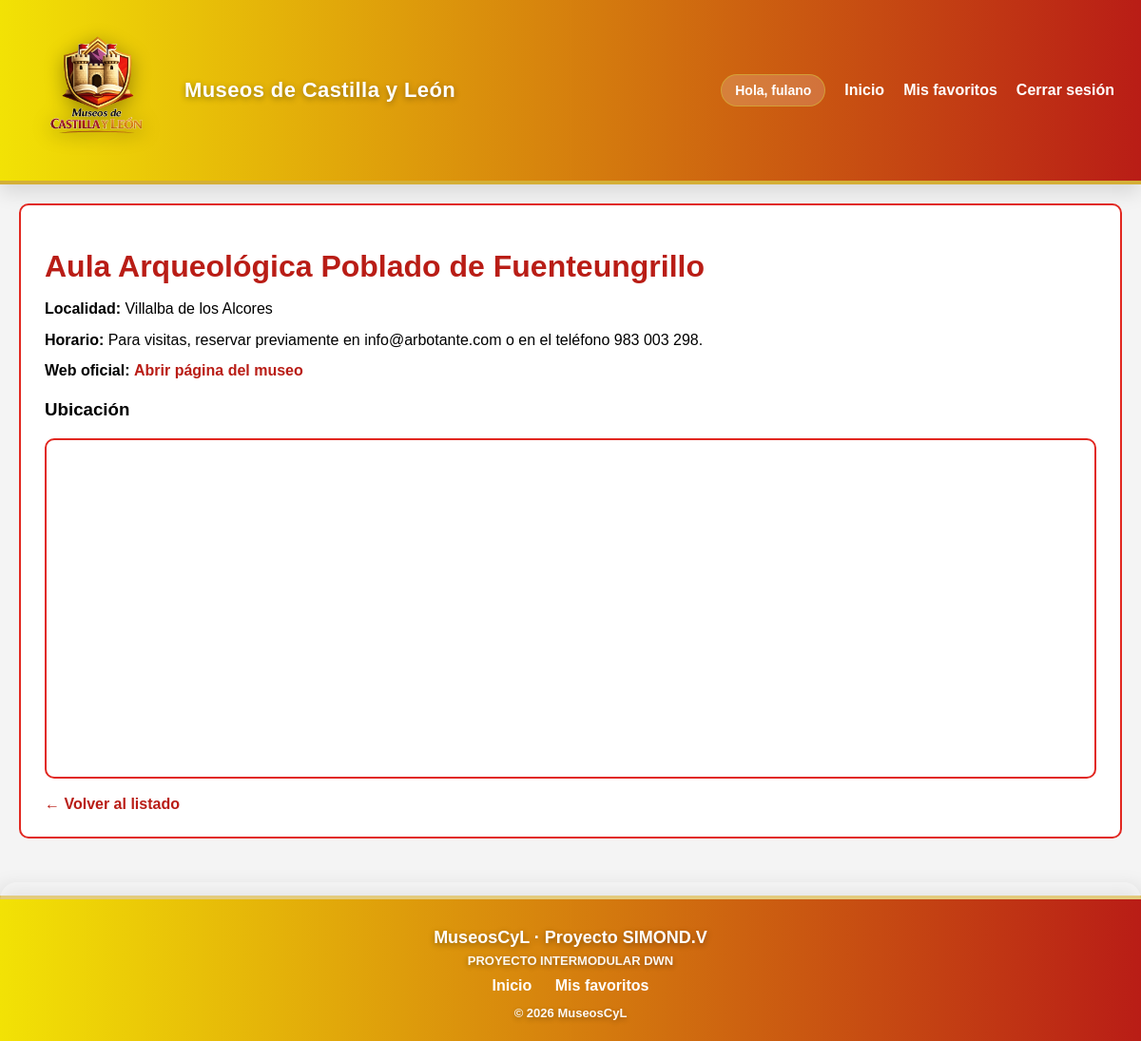
The app's page /index.php?accion=detalle&id=1284845187784 (signed in) with its own data.
### tables this page shows
CREATE TABLE `museos_cache` (
  `id` int(11) NOT NULL,
  `api_id` varchar(50) NOT NULL,
  `nombre` varchar(255) NOT NULL,
  `localidad` varchar(100) DEFAULT NULL,
  `tipologia` varchar(100) DEFAULT NULL,
  `latitud` decimal(10,8) DEFAULT NULL,
  `longitud` decimal(11,8) DEFAULT NULL,
  `horario` text DEFAULT NULL,
  `url` varchar(255) DEFAULT NULL,
  `informacion_adicional` text DEFAULT NULL,
  `ultima_actualizacion` timestamp NOT NULL DEFAULT current_timestamp() ON UPDATE current_timestamp()
);

### controllers/ControladorMuseo.php (called while the page is built, shortened)
<?php
class ControladorMuseo {
   private $modelo_museo;
   public function __construct() {
       $bd = new BaseDatos();
       $this->conexion = $bd->obtenerConexion();
       require_once __DIR__ . '/../models/Museo.php';
       $this->modelo_museo = new Museo($this->conexion);
   }
   public function detalle() {
       $api_id = $_GET['id'] ?? null;
       $museo = $this->modelo_museo->obtenerPorApiId($api_id);
       require_once __DIR__ . '/../views/layout/header.php';
       require_once __DIR__ . '/../views/museos/detalle.php';
       require_once __DIR__ . '/../views/layout/footer.php';
   }
}

### config/basedatos.php (called while the page is built, shortened)
<?php
class BaseDatos {
   private $host = 'localhost';
   private $nombre_bd = 'museoscyl';
   private $usuario = 'root';
   private $contrasena = '';
   private $charset = 'utf8mb4';
   private $conexion = null;
   public function obtenerConexion() {
       try {
           $dsn = "mysql:host={$this->host};dbname={$this->nombre_bd};charset={$this->charset}";
           $this->conexion = new PDO($dsn, $this->usuario, $this->contrasena);
           $this->conexion->setAttribute(PDO::ATTR_ERRMODE, PDO::ERRMODE_EXCEPTION);
           $this->conexion->setAttribute(PDO::ATTR_DEFAULT_FETCH_MODE, PDO::FETCH_ASSOC);
       } catch (PDOException $e) {
           die('Error de conexión con la base de datos');
       }
       return $this->conexion;
   }
}

### models/Museo.php (called while the page is built, shortened)
<?php
class Museo {
   private $conexion;
   public function __construct($conexion) {
       $this->conexion = $conexion;
   }
   public function obtenerPorApiId(string $api_id) {
       $sql = "SELECT * FROM museos_cache WHERE api_id = :api_id LIMIT 1";
       $stmt = $this->conexion->prepare($sql);
       $stmt->execute([':api_id' => $api_id]);
       $resultado = $stmt->fetch(PDO::FETCH_ASSOC);
       return $this->adaptarMuseoParaVista($resultado);
   }
   private function adaptarMuseoParaVista(array $museo): array {
       return [
           'identificador' => $museo['api_id'],
           'nombreentidad' => $museo['nombre'],
           'localidad' => $museo['localidad'],
           'posicion' => [
               'lat' => $museo['latitud'],
               'lon' => $museo['longitud']
           ],
           'horario' => $museo['horario'],
           'horarioapertura' => $museo['horario'],
           'horario_apertura' => $museo['horario'],
           'horario_de_apertura' => $museo['horario'],
           'url' => $museo['url'],
           'web' => $museo['url'],
           'paginaweb' => $museo['url'],
           'enlace_al_contenido' => $museo['url'],
           'informacion_adicional' => $museo['informacion_adicional']
       ];
   }
}

### views/museos/detalle.php (the view, shortened to what this page needs)
<?php
$horario = $museo['horario'] ?? '';
$url = $museo['url'] ?? '';
?>
<div class="detalle-museo">
    <h1><?php echo htmlspecialchars($museo['nombreentidad'] ?? 'Museo'); ?></h1>
    <?php if (!empty($museo['localidad'])): ?>
        <p><strong>Localidad:</strong> <?php echo htmlspecialchars($museo['localidad']); ?></p>
    <?php endif; ?>
    <p>
        <strong>Horario:</strong>
        <?php echo $horario ? htmlspecialchars($horario) : 'No disponible'; ?>
    </p>
    <?php if (!empty($url)): ?>
        <p>
            <strong>Web oficial:</strong>
            <a href="<?php echo htmlspecialchars($url); ?>" target="_blank">
                Abrir página del museo
            </a>
        </p>
    <?php endif; ?>
    <?php if (isset($museo['posicion']['lat'], $museo['posicion']['lon'])): ?>
        <h3>Ubicación</h3>
        <div class="bloque-mapa">
            <iframe
                width="100%"
                height="350"
                frameborder="0"
                src="https://www.openstreetmap.org/export/embed.html?bbox=<?php
                    echo ($museo['posicion']['lon'] - 0.01) . ',' .
                         ($museo['posicion']['lat'] - 0.01) . ',' .
                         ($museo['posicion']['lon'] + 0.01) . ',' .
                         ($museo['posicion']['lat'] + 0.01);
                ?>&marker=<?php
                    echo $museo['posicion']['lat'] . ',' . $museo['posicion']['lon'];
                ?>">
            </iframe>
        </div>
    <?php endif; ?>
    <br>
    <a href="<?php echo BASE_URL; ?>/index.php">← Volver al listado</a>
</div>

### views/layout/header.php (style rules this page uses)
body { margin: 0; font-family: Arial, sans-serif; background-color: #f4f4f4; }
a { text-decoration: none; color: #E12720; }

### views/museos/detalle.php (style rules this page uses)
.detalle-museo { background-color: #ffffff; border: 2px solid #E12720; border-radius: 10px; padding: 25px; }
.detalle-museo h1 { color: #b91d16; margin-bottom: 15px; }
.detalle-museo p { margin: 10px 0; line-height: 1.4; }
.detalle-museo a { color: #b91d16; font-weight: bold; }
.bloque-mapa { margin-top: 18px; border: 2px solid #E12720; border-radius: 10px; overflow: hidden; }

### records on screen
museos_cache: nombre "Aula Arqueológica Poblado de Fuenteungrillo", localidad "Villalba de los Alcores", horario "Para visitas, reservar previamente en info@arbotante.com o en el teléfono 983 003 298."

### other values on screen
$_SESSION['usuario_nombre'] "fulano"
